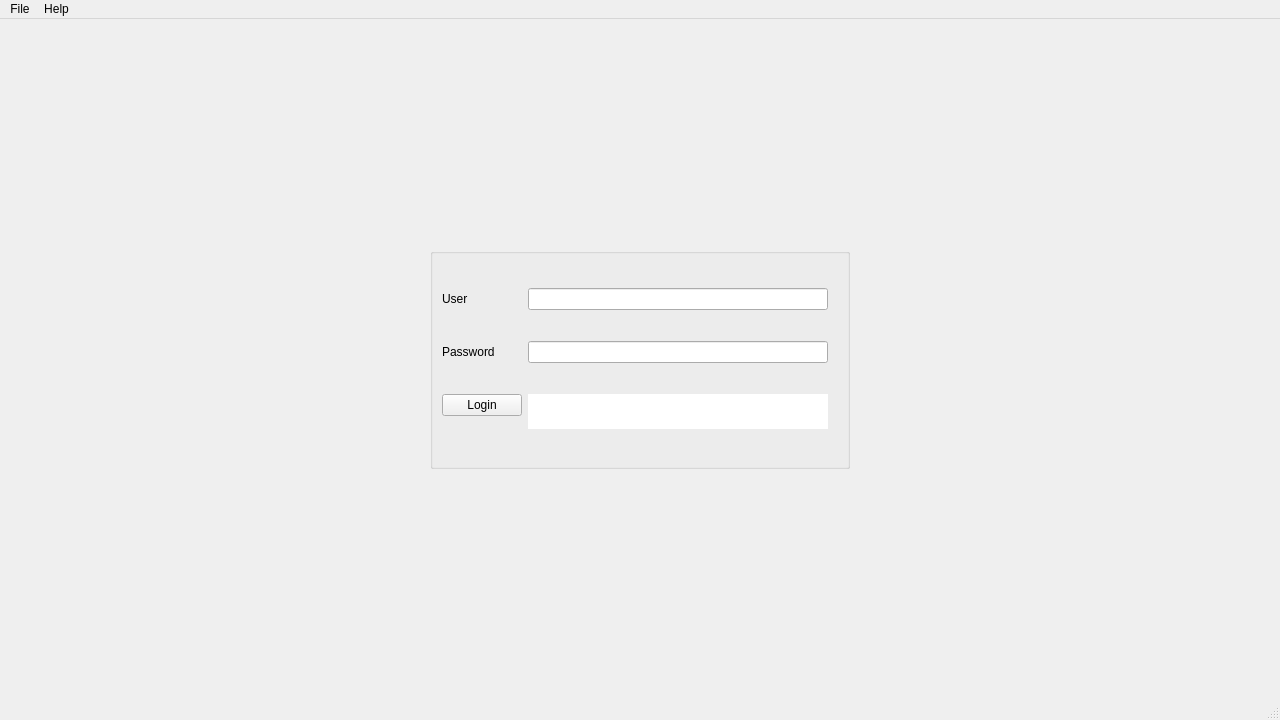
<?xml version="1.0" encoding="UTF-8"?>
<ui version="4.0">
 <class>MainWindow</class>
 <widget class="QMainWindow" name="MainWindow">
  <property name="geometry">
   <rect>
    <x>0</x>
    <y>0</y>
    <width>1280</width>
    <height>720</height>
   </rect>
  </property>
  <property name="windowTitle">
   <string>MainWindow</string>
  </property>
  <widget class="QWidget" name="centralwidget">
   <layout class="QGridLayout" name="gridLayout_3">
    <item row="2" column="1">
     <spacer name="verticalSpacer_2">
      <property name="orientation">
       <enum>Qt::Vertical</enum>
      </property>
      <property name="sizeHint" stdset="0">
       <size>
        <width>20</width>
        <height>40</height>
       </size>
      </property>
     </spacer>
    </item>
    <item row="1" column="0">
     <spacer name="horizontalSpacer">
      <property name="orientation">
       <enum>Qt::Horizontal</enum>
      </property>
      <property name="sizeHint" stdset="0">
       <size>
        <width>40</width>
        <height>20</height>
       </size>
      </property>
     </spacer>
    </item>
    <item row="0" column="1">
     <spacer name="verticalSpacer">
      <property name="orientation">
       <enum>Qt::Vertical</enum>
      </property>
      <property name="sizeHint" stdset="0">
       <size>
        <width>20</width>
        <height>40</height>
       </size>
      </property>
     </spacer>
    </item>
    <item row="1" column="1">
     <widget class="QGroupBox" name="groupBox">
      <property name="title">
       <string/>
      </property>
      <layout class="QGridLayout" name="gridLayout_2">
       <item row="0" column="0">
        <layout class="QFormLayout" name="formLayout">
         <item row="0" column="0">
          <widget class="QLabel" name="label_User">
           <property name="text">
            <string>User</string>
           </property>
          </widget>
         </item>
         <item row="0" column="1">
          <widget class="QLineEdit" name="input_UserName">
           <property name="maximumSize">
            <size>
             <width>300</width>
             <height>16777215</height>
            </size>
           </property>
          </widget>
         </item>
         <item row="1" column="0">
          <widget class="QLabel" name="label_Password">
           <property name="text">
            <string>Password</string>
           </property>
          </widget>
         </item>
         <item row="1" column="1">
          <widget class="QLineEdit" name="input_Password">
           <property name="maximumSize">
            <size>
             <width>300</width>
             <height>16777215</height>
            </size>
           </property>
          </widget>
         </item>
         <item row="2" column="0">
          <widget class="QPushButton" name="login_Button">
           <property name="maximumSize">
            <size>
             <width>200</width>
             <height>16777215</height>
            </size>
           </property>
           <property name="text">
            <string>Login</string>
           </property>
          </widget>
         </item>
         <item row="2" column="1">
          <widget class="QTextBrowser" name="textBrowser">
           <property name="maximumSize">
            <size>
             <width>300</width>
             <height>35</height>
            </size>
           </property>
           <property name="frameShape">
            <enum>QFrame::NoFrame</enum>
           </property>
          </widget>
         </item>
        </layout>
       </item>
      </layout>
     </widget>
    </item>
    <item row="1" column="2">
     <spacer name="horizontalSpacer_2">
      <property name="orientation">
       <enum>Qt::Horizontal</enum>
      </property>
      <property name="sizeHint" stdset="0">
       <size>
        <width>40</width>
        <height>20</height>
       </size>
      </property>
     </spacer>
    </item>
   </layout>
  </widget>
  <widget class="QMenuBar" name="menubar">
   <property name="geometry">
    <rect>
     <x>0</x>
     <y>0</y>
     <width>1280</width>
     <height>29</height>
    </rect>
   </property>
   <widget class="QMenu" name="menuFile">
    <property name="title">
     <string>File</string>
    </property>
    <addaction name="actionQuit"/>
   </widget>
   <widget class="QMenu" name="menuHelp">
    <property name="title">
     <string>Help</string>
    </property>
    <addaction name="actionAbout"/>
   </widget>
   <addaction name="menuFile"/>
   <addaction name="menuHelp"/>
  </widget>
  <widget class="QStatusBar" name="statusbar"/>
  <action name="actionQuit">
   <property name="text">
    <string>Quit</string>
   </property>
   <property name="shortcut">
    <string>Ctrl+Q</string>
   </property>
  </action>
  <action name="actionAbout">
   <property name="text">
    <string>About</string>
   </property>
  </action>
  <action name="actionnew">
   <property name="text">
    <string>new</string>
   </property>
  </action>
 </widget>
 <resources/>
 <connections/>
</ui>
